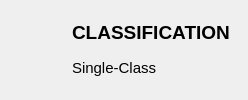
              <widget class="QWidget" name="page">
               <property name="autoFillBackground">
                <bool>false</bool>
               </property>
               <layout class="QHBoxLayout" name="horizontalLayout_2">
                <property name="spacing">
                 <number>6</number>
                </property>
                <property name="leftMargin">
                 <number>4</number>
                </property>
                <property name="topMargin">
                 <number>9</number>
                </property>
                <property name="rightMargin">
                 <number>9</number>
                </property>
                <property name="bottomMargin">
                 <number>9</number>
                </property>
                <item>
                 <widget class="QToolButton" name="toolButton">
                  <property name="autoFillBackground">
                   <bool>false</bool>
                  </property>
                  <property name="text">
                   <string/>
                  </property>
                  <property name="icon">
                   <iconset resource="icons.qrc">
                    <normaloff>:/png/resources/hierarchy.png</normaloff>:/png/resources/hierarchy.png</iconset>
                  </property>
                  <property name="iconSize">
                   <size>
                    <width>45</width>
                    <height>45</height>
                   </size>
                  </property>
                  <property name="autoRaise">
                   <bool>true</bool>
                  </property>
                 </widget>
                </item>
                <item>
                 <widget class="QFrame" name="frame_19">
                  <property name="autoFillBackground">
                   <bool>false</bool>
                  </property>
                  <property name="frameShape">
                   <enum>QFrame::NoFrame</enum>
                  </property>
                  <property name="frameShadow">
                   <enum>QFrame::Plain</enum>
                  </property>
                  <layout class="QVBoxLayout" name="verticalLayout_10">
                   <item>
                    <widget class="QLabel" name="label">
                     <property name="font">
                      <font>
                       <pointsize>14</pointsize>
                       <bold>true</bold>
                      </font>
                     </property>
                     <property name="text">
                      <string>CLASSIFICATION</string>
                     </property>
                    </widget>
                   </item>
                   <item>
                    <widget class="QLabel" name="label_2">
                     <property name="font">
                      <font>
                       <pointsize>11</pointsize>
                      </font>
                     </property>
                     <property name="text">
                      <string>Single-Class</string>
                     </property>
                    </widget>
                   </item>
                  </layout>
                 </widget>
                </item>
               </layout>
              </widget>
